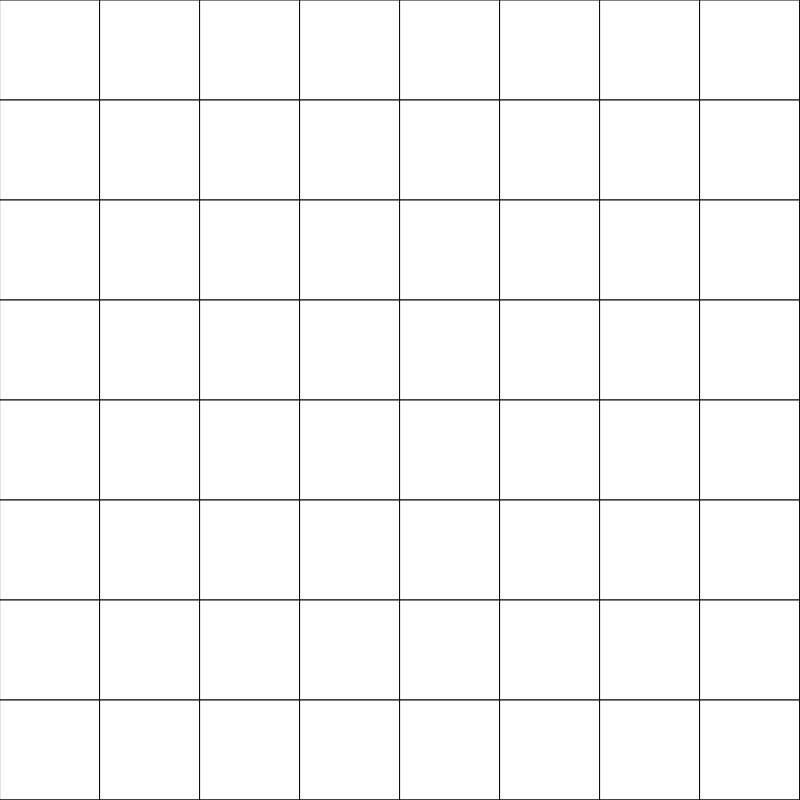
Frame 1 (no input)
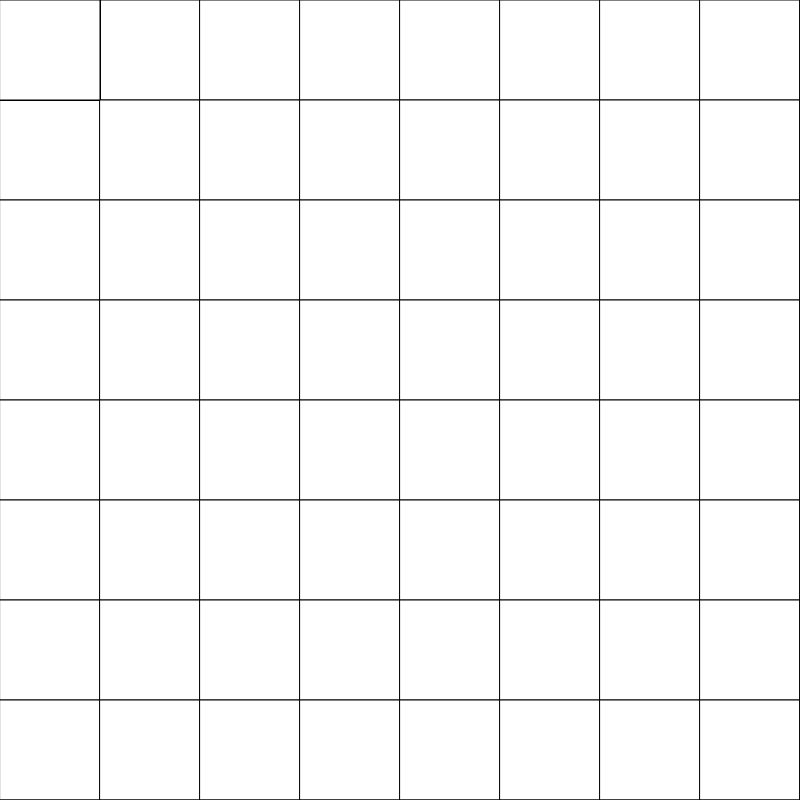
Frame 60 (no input)
Frame 120 (the mouse pressed at the canvas centre since frame 60): identical to frame 60, image omitted

The p5.js sketch that drew these frames (run headless with seeded random() and noise() and a simulated clock; from frame 60 on, the mouse is pressed at the canvas centre):

// p5.js sketch
// ── sketch.js
function setup (){
createCanvas(800, 800);
background(0);
}
var x = 0;
var y = 0;
function draw(){
var rec = rect(0,0,100,100);
    for(var i=0; i<10; i++){
        for(var a=0; a<=8; a++){
            rect(x,y,100,100);
            x+=100;
        }
        x=0;
        y+=100;
}
}
var x = 0;
var y = 0;
var value = 0;
function draw2(){
    fill(value);
    rect(x,y,100,100);
}
function mouseClicked(){
    if (value == 0){
        value = 255;
    } else {
        value = 0
    }
}
